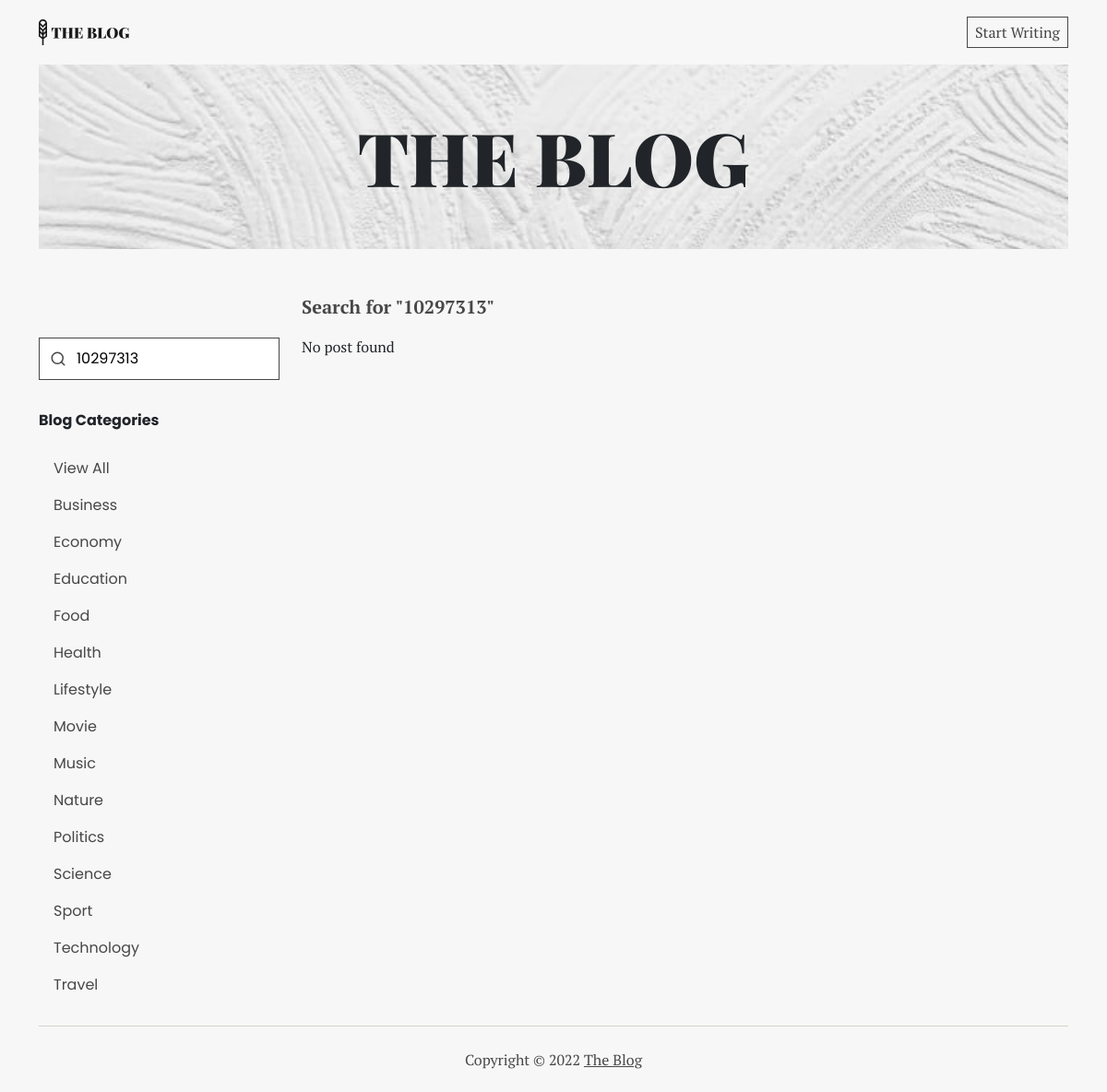
The app's page /search.php?name=10297313, older data.
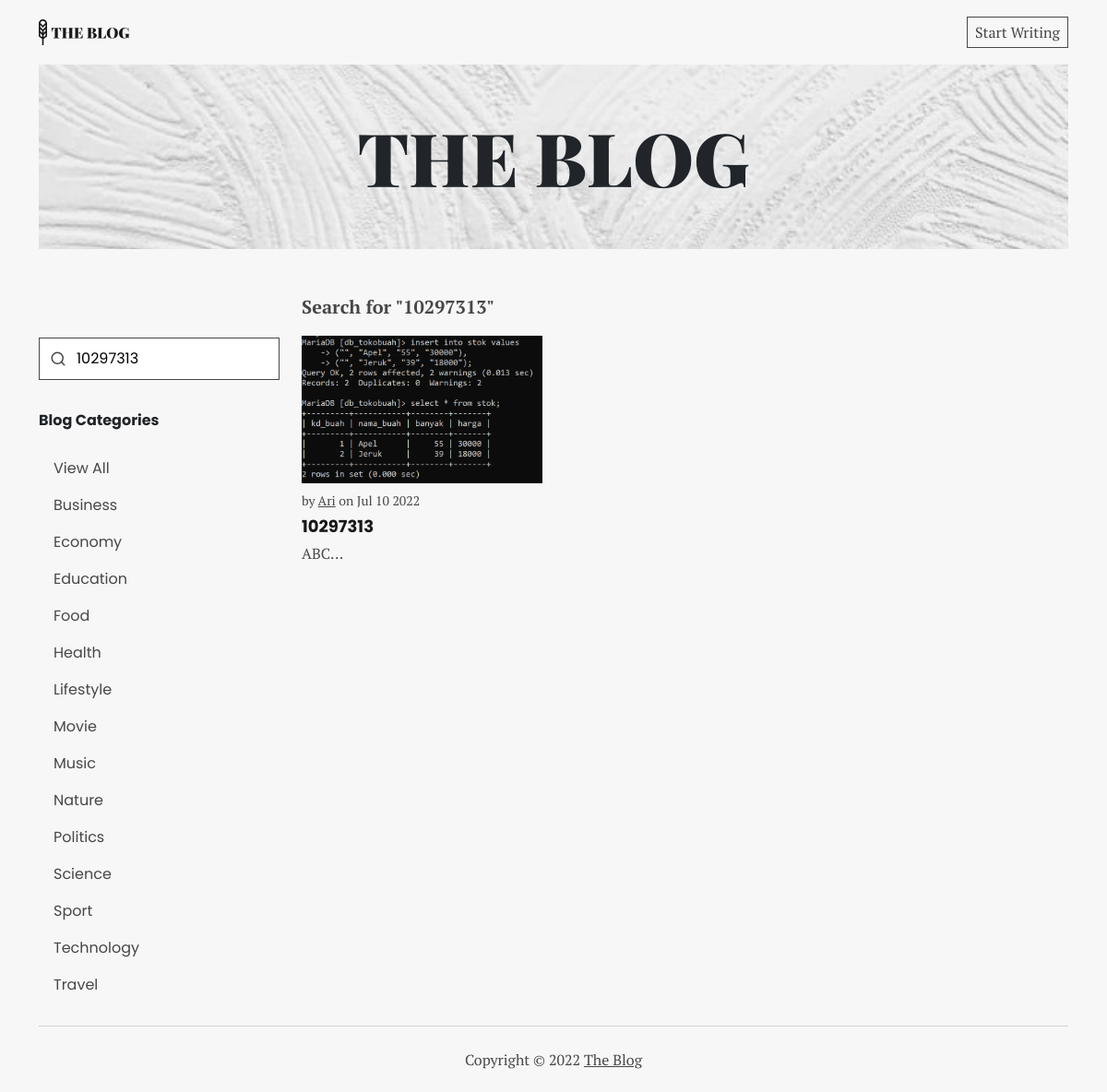
The same page, newer data.
### tables this page shows
CREATE TABLE `category` (
  `id` int(11) NOT NULL,
  `name` varchar(255) NOT NULL,
  `createdAt` datetime NOT NULL
);

CREATE TABLE `post` (
  `id` int(11) NOT NULL,
  `title` varchar(255) NOT NULL,
  `body` text NOT NULL,
  `image` varchar(255) NOT NULL,
  `id_user` int(11) NOT NULL,
  `category` varchar(255) NOT NULL,
  `created_at` datetime NOT NULL,
  `isMain` tinyint(1) NOT NULL,
  `created_main_at` datetime NOT NULL
);

CREATE TABLE `user` (
  `id` int(11) NOT NULL,
  `email` varchar(255) NOT NULL,
  `password` varchar(255) NOT NULL,
  `first_name` varchar(255) NOT NULL,
  `last_name` varchar(255) NOT NULL,
  `isAdmin` tinyint(1) NOT NULL,
  `createdAt` datetime NOT NULL
);

### search.php (the view, shortened to what this page needs)
<?php
include './connection.php';
$search_term = $_GET['name'];
$sql_category = "SELECT * FROM category ORDER BY name";
$query_category = mysqli_query($conn, $sql_category);
$sql_post = "SELECT post.id, post.title, post.body, post.image, post.created_at, user.first_name AS 'author'
			FROM post
			LEFT JOIN user ON post.id_user = user.id
			WHERE post.title LIKE '%$search_term%'
			ORDER BY created_at DESC";
$query_post = mysqli_query($conn, $sql_post);
?>
<!DOCTYPE html>
<html lang="en">
<head>
	<link rel="stylesheet" href="./style/bootstrap.min.css" />
	<link rel="stylesheet" href="./style/main.css" />
</head>
<body>
	<div class="container">
		<nav class="nav-main" aria-label="main navigation">
			<a href="./"><img src="./assets/logo.svg" alt="The Blog Logo" /></a>
			<div>
				<?php if (isset($_SESSION['user_id'])) { ?>
					<p class="m-0 rounded-0 dropdown-toggle cursor-pointer" data-bs-toggle="dropdown" aria-expanded="false"><?= $_SESSION['user_first_name']; ?></p>
					<ul class="dropdown-menu dropdown-menu-end rounded-0">
						<li><a href="./dashboard/"><button class="dropdown-item" type="button">Dashboard</button></a></li>
						<li><a href="./logout/"><button class="dropdown-item" type="button">Logout</button></a></li>
					</ul>
				<?php } else { ?>
					<a href="./login/" class="start-writing">Start Writing</a>
				<?php }  ?>
			</div>
		</nav>
		<header>
			<section class="banner">
				<img src="./assets/banner.jpg" alt="Banner" />
				<h1 class="display-1">THE BLOG</h1>
			</section>
		</header>
		<main>
			<div class="row mt-0 mt-md-5">
				<aside class="col-12 col-md-3 mt-5 mb-4">
					<form action="./search.php" method="get" class="search">
						<input type="text" name="name" class="input" placeholder="Search" value="<?= $search_term ?>" />
						<img src="./assets/ic_search.svg" alt="" />
					</form>
					<div class="category">
						<p class="category__title">Blog Categories</p>
						<nav class="nav-side" aria-label="Category Navigation">
							<a href="category.php?name=All">
								<p>View All</p>
							</a>
							<?php while ($row = mysqli_fetch_array($query_category)) { ?>
								<a href="category.php?name=<?= $row['name'] ?>">
									<p><?= $row['name'] ?></p>
								</a>
							<?php } ?>
						</nav>
					</div>
				</aside>
				<article class="col-12 col-md-9 post">
					<p class="title-post">Search for "<?= $search_term ?>"</p>
					<div class="row mb-3">
						<?php if (mysqli_num_rows($query_post) <= 0) { ?> <p>No post found</p> <?php } ?>
						<?php while ($row_post = mysqli_fetch_array($query_post)) { ?>
							<div class="col-12 col-md-6 col-lg-4 mb-3 card-post">
								<a href="read.php?id=<?= $row_post['id'] ?>">
									<img src="./assets/post_image/<?= $row_post['image'] ?>" alt="" class="post__image" />
									<p class="post__date pt-2 m-0">by <u><?= $row_post['author'] ?></u> on <?= date("M d Y", strtotime($row_post['created_at'])) ?></p>
									<p class="post__title"><?= $row_post['title'] ?></p>
									<p class="post__body wrap">
										<?= implode(' ', array_slice(explode(' ', strip_tags($row_post['body'])), 0, 15)); ?>...
									</p>
								</a>
							</div>
						<?php } ?>
					</div>
				</article>
			</div>
		</main>
		<footer>
			<p>Copyright © <?= date('Y') ?> <a href="#">The Blog</a></p>
		</footer>
	</div>
</body>
</html>

### style/main.css (style rules this page uses)
:root { --background: #f7f7f7; --soft: #d3d2cc; --active: #efead7; --dark: #474747; --darker: #181818; }
* { font-family: "PT Serif", serif; padding: 0; }
body { background-color: var(--background); }
.nav-main { display: flex; height: 70px; justify-content: space-between; align-items: center; }
.nav-main > div { display: flex; gap: 24px; }
.nav-main > div > a { text-decoration: none; color: var(--dark); border: 1px solid var(--dark); padding: 4px 8px; transition: 0.2s; }
aside * { font-family: Poppins, sans-serif; }
.nav-side a { text-decoration: none; color: var(--dark); }
.nav-side p { margin: 0; padding: 8px 16px; }
.category__title { font-weight: bold; margin: 32px 0 20px 0; }
.input { width: 100%; padding: 10px; border: 1px solid var(--dark); background-color: #fff; }
.search .input { padding-left: 40px; }
form.search { position: relative; display: flex; align-items: center; }
form.search img { position: absolute; left: 12px; }
.title-post { font-weight: bold; font-size: 20px; color: var(--dark); }
.banner { width: 100%; display: flex; align-items: center; justify-content: center; position: relative; }
.banner > img { width: 100%; max-height: 200px; object-fit: cover; background-repeat: no-repeat; }
.banner > h1 { font-family: "Playfair Display", serif; font-weight: 900; position: absolute; text-align: center; margin: 0; }
article { margin: 36px 0; }
.post a { text-decoration: none; height: 100%; }
.post__image, .post__image-large { width: 100%; object-fit: cover; object-position: center; height: 280px; }
.card-post .post__date { color: var(--dark); font-size: 14px; margin: 4px 0 0 0; }
.card-post .post__title { font-family: Poppins, sans-serif; text-decoration: none; font-weight: bold; color: var(--darker); font-size: 18px; margin: 4px 0 0 0; }
.card-post .post__body { margin: 4px 0 0 0; color: var(--dark); }
footer { display: flex; justify-content: center; align-items: center; height: 72px; border-top: 1px solid var(--soft); }
footer * { color: var(--dark); margin: 0; }
@media screen and (min-width: 768px) { .post__image { height: 160px; } }

Row changes from the older to the newer data that the page shows:
added post: image (picture), id_user.first_name "Ari", created_at "Jul 10 2022", title "10297313", body "ABC"
Text that changed along with them:
text no longer shown: "No post found"
